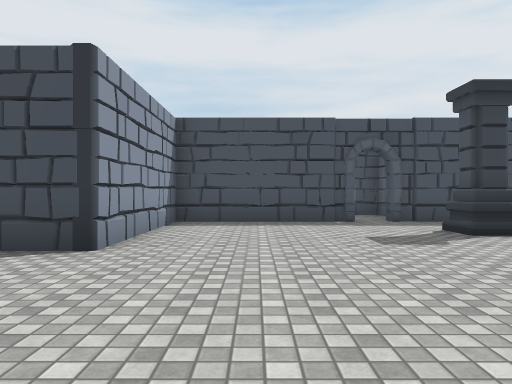
view 1 (above)

24 first-person views from a walk through a scene from a Unity 3-D project. The camera is 1.3 m above the floor, looks level and sees 70° across. The floor is counted in squares, 2 m on a side. Each view is taken from the middle of a square. On the plan, view 1 faces up. The plan holds only what a view shows up to about 11 squares ahead; the rest is blank. The place goes on beyond the plan. The player is left out. Door leaves are left out, so doorways stand open. Some surface patterns are stand-ins.

view 2
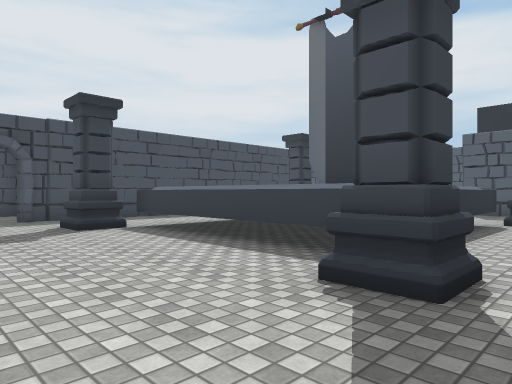

view 3
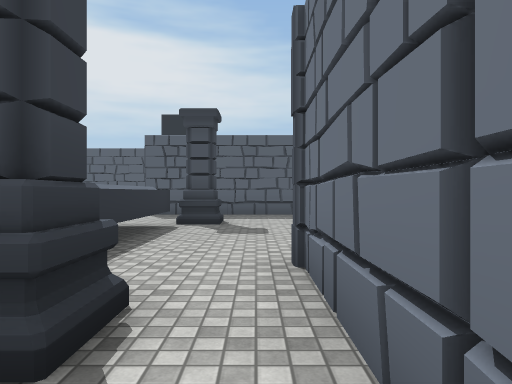

view 4
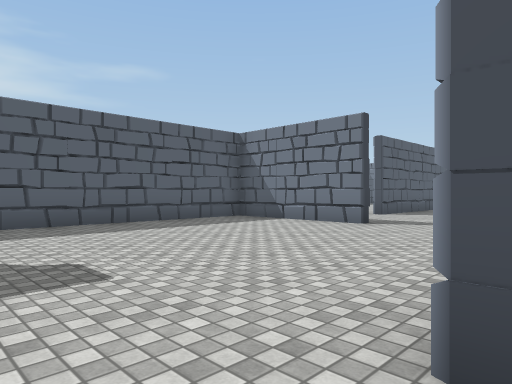

view 5
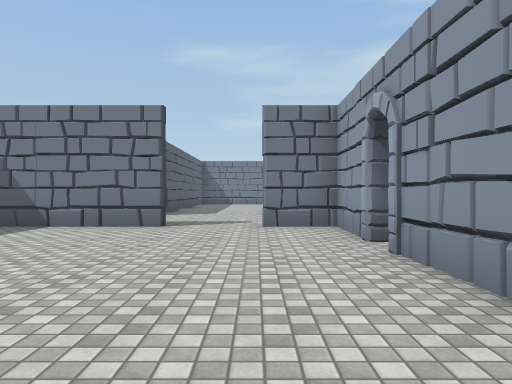

view 6
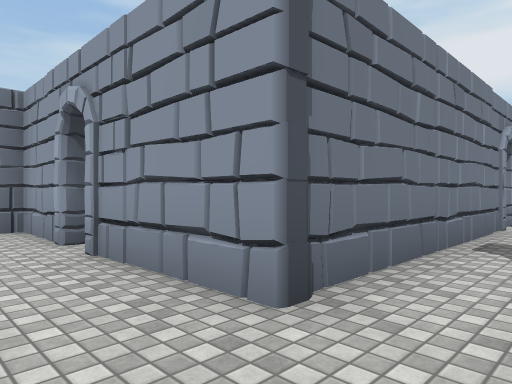

view 7
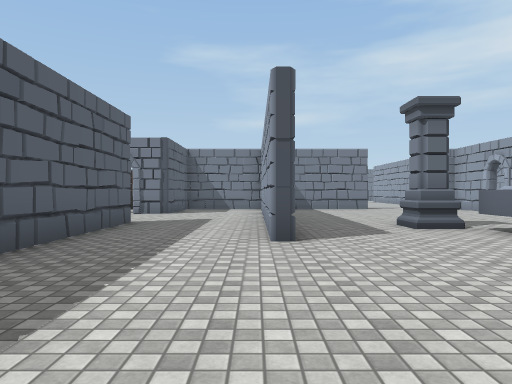

view 8
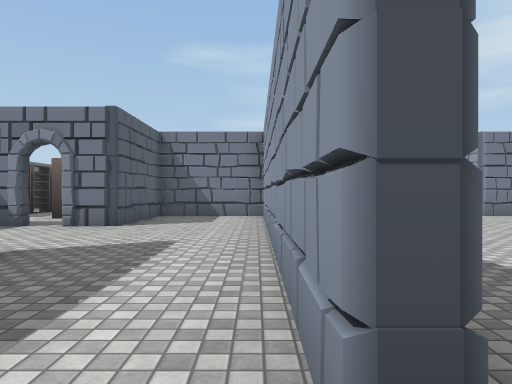

view 9
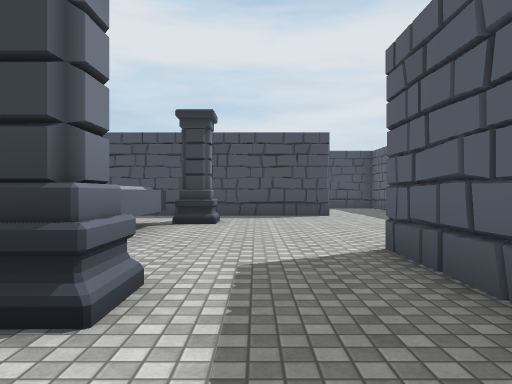

view 10
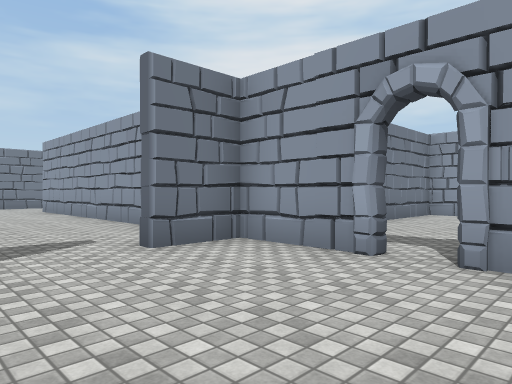

view 11
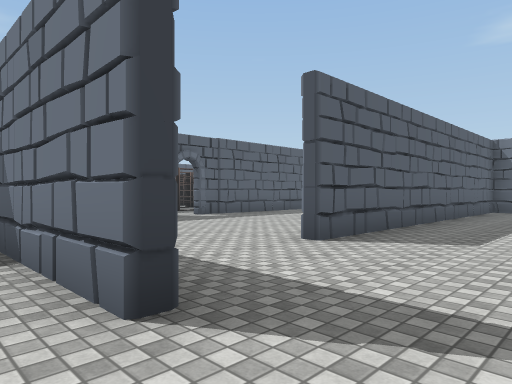

view 12
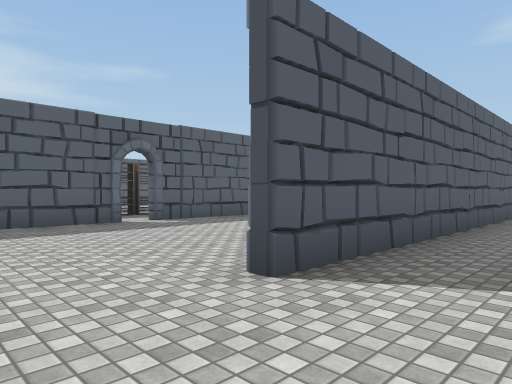

view 13
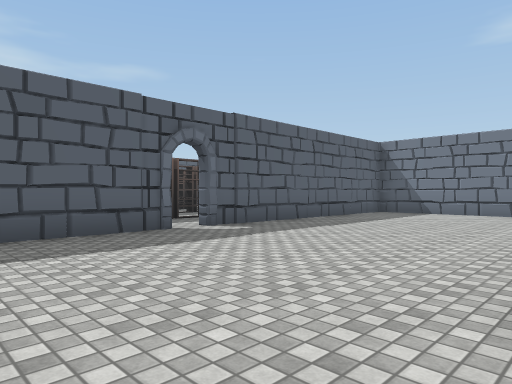

view 14
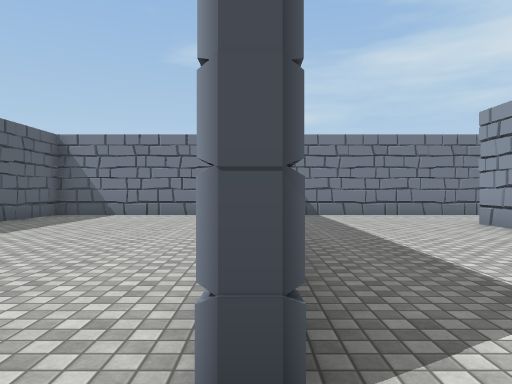

view 15
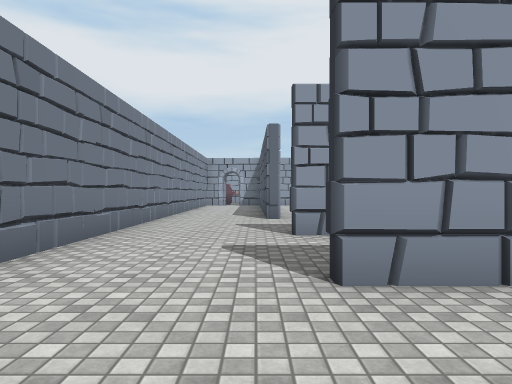

view 16
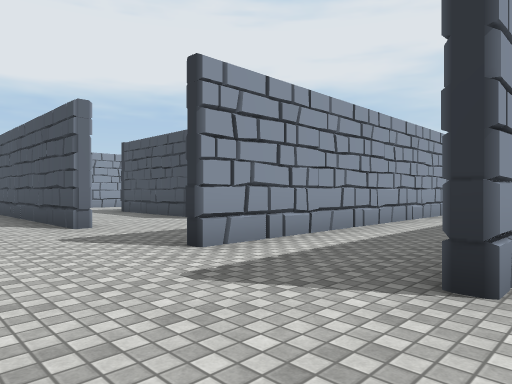

view 17
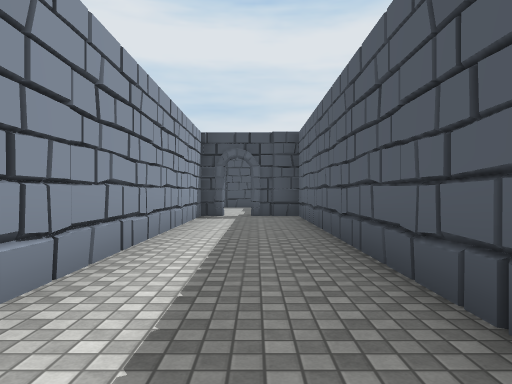

view 18
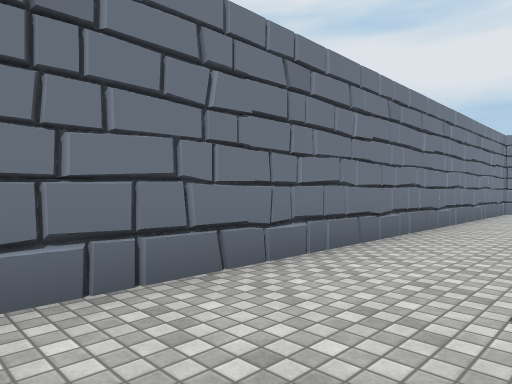

view 19
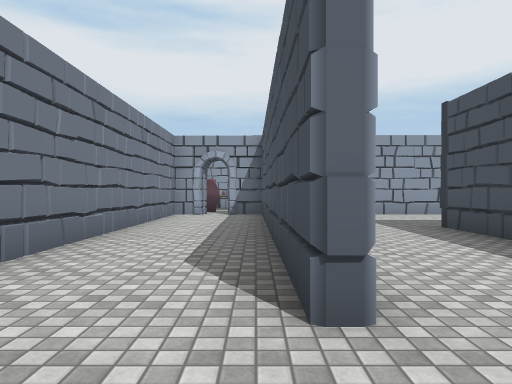

view 20
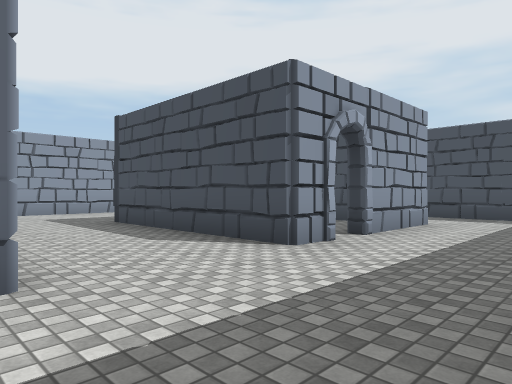

view 21
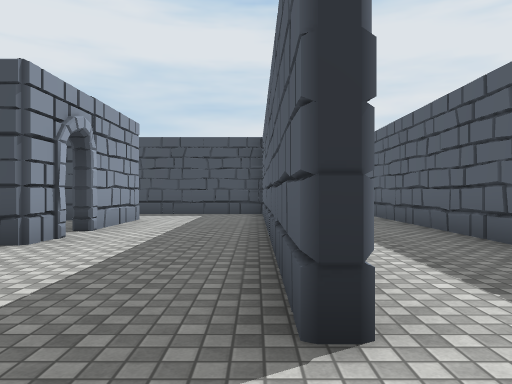

view 22
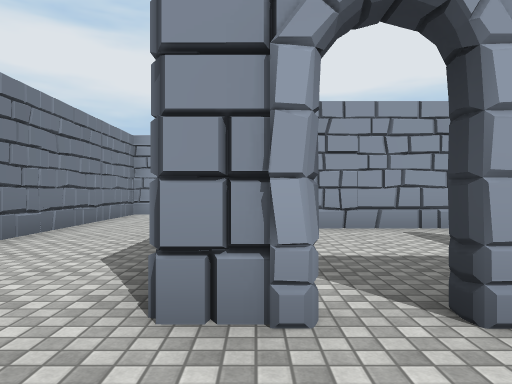

view 23
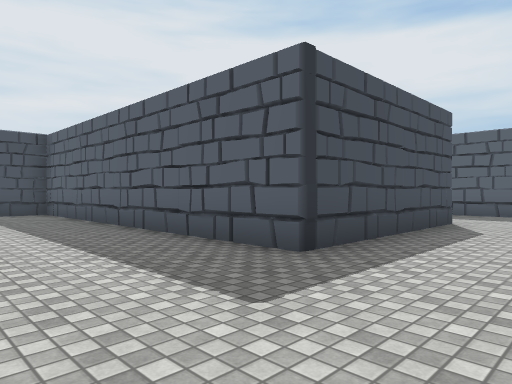

view 24
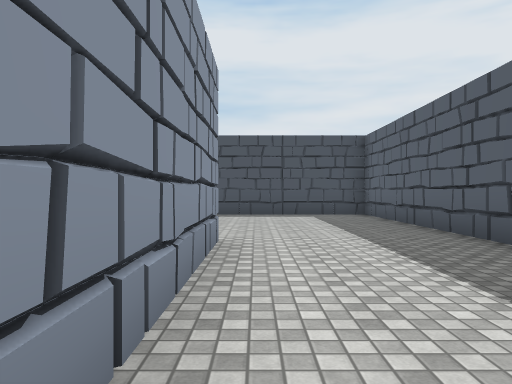

### Floor plan
Key: @ floor where view 1 was taken; # wall or solid block; . floor; D open door; ^ raised ledge; O other object.
Columns run from 10 left of view 1 to 20 right of it. Each row starts with its distance up from view 1.
 10              #
  9              #
  8         ####DD##########.
  7         #................
  6         #.....O....OO....
  5         #.....O^   ^......
  4        ##......^   ^......
  3         .......^  ^^......#
  2         .......^   ^..#...#
  1          .....O^^^^^..#...#
  0           @...O....OO.#...#
 -1          D............#....
 -2          D## ###......#.....
 -3                #......##....
 -4 #####         .D......##..#D#
 -5 ....#      ....D......#...#..
 -6 ....#   #......#......#...# O.
 -7 ....#   #####DD##..######## O.
 -8 ....#    ...#..#........  #  .O
 -9 ....#    ...#..#..........#   O
-10 #...#..###..#..#..........#
-11 #...#....#..#..#....#.....#
-12 #...#....D..#..#....#.....D.
-13 #...#   #D..#..#....#.....#.O
-14 #...#####...#..#....#.....# O
-15 #...........#..#....#.....#
-16 #...........#..#....#.....#
-17 ##########..........#.....#
-18 D...................# ....#
-19 #...................# ....#
-20 ##################### #####

Where each view was taken, in squares from view 1:
view 1: 0 up, 0 right, facing up
view 2: 1 down, 1 right, facing up-right
view 3: 1 down, 2 right, facing right
view 4: 0 up, 5 right, facing down-right
view 5: 0 up, 7 right, facing down
view 6: 0 up, 7 right, facing down-left
view 7: 7 up, 13 right, facing down
view 8: 3 up, 13 right, facing down
view 9: 2 down, 11 right, facing up
view 10: 3 down, 9 right, facing down-left
view 11: 6 down, 7 right, facing down-right
view 12: 8 down, 8 right, facing down-right
view 13: 8 down, 10 right, facing down-right
view 14: 9 down, 10 right, facing down
view 15: 17 down, 8 right, facing left
view 16: 19 down, 6 right, facing up-left
view 17: 17 down, 4 right, facing up
view 18: 17 down, 3 right, facing down-left
view 19: 17 down, 1 right, facing left
view 20: 17 down, 2 right, facing up-left
view 21: 18 down, 2 right, facing up
view 22: 13 down, 1 right, facing left
view 23: 16 down, 9 left, facing up-right
view 24: 15 down, 9 left, facing up
